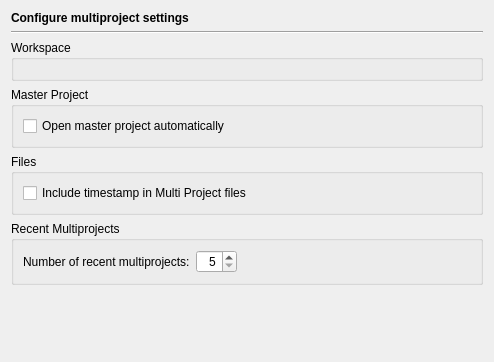
<?xml version="1.0" encoding="UTF-8"?>
<ui version="4.0">
 <class>MultiProjectPage</class>
 <widget class="QWidget" name="MultiProjectPage">
  <property name="geometry">
   <rect>
    <x>0</x>
    <y>0</y>
    <width>494</width>
    <height>362</height>
   </rect>
  </property>
  <layout class="QVBoxLayout" name="verticalLayout">
   <item>
    <widget class="QLabel" name="headerLabel">
     <property name="text">
      <string>&lt;b&gt;Configure multiproject settings&lt;/b&gt;</string>
     </property>
    </widget>
   </item>
   <item>
    <widget class="Line" name="line8">
     <property name="frameShape">
      <enum>QFrame::HLine</enum>
     </property>
     <property name="frameShadow">
      <enum>QFrame::Sunken</enum>
     </property>
     <property name="orientation">
      <enum>Qt::Horizontal</enum>
     </property>
    </widget>
   </item>
   <item>
    <widget class="QGroupBox" name="groupBox_2">
     <property name="title">
      <string>Workspace</string>
     </property>
     <layout class="QHBoxLayout" name="horizontalLayout">
      <item>
       <widget class="EricPathPicker" name="workspacePicker" native="true">
        <property name="sizePolicy">
         <sizepolicy hsizetype="Expanding" vsizetype="Preferred">
          <horstretch>0</horstretch>
          <verstretch>0</verstretch>
         </sizepolicy>
        </property>
        <property name="focusPolicy">
         <enum>Qt::StrongFocus</enum>
        </property>
        <property name="toolTip">
         <string>Enter the name of the workspace directory</string>
        </property>
       </widget>
      </item>
     </layout>
    </widget>
   </item>
   <item>
    <widget class="QGroupBox" name="groupBox">
     <property name="title">
      <string>Master Project</string>
     </property>
     <layout class="QVBoxLayout">
      <item>
       <widget class="QCheckBox" name="openMasterAutomaticallyCheckBox">
        <property name="toolTip">
         <string>Select to open the master project automatically upon opening the multiproject</string>
        </property>
        <property name="text">
         <string>Open master project automatically</string>
        </property>
       </widget>
      </item>
     </layout>
    </widget>
   </item>
   <item>
    <widget class="QGroupBox" name="groupBox_6">
     <property name="title">
      <string>Files</string>
     </property>
     <layout class="QVBoxLayout">
      <item>
       <widget class="QCheckBox" name="multiProjectTimestampCheckBox">
        <property name="toolTip">
         <string>Select, if a timestamp should be written to all Multi Project files</string>
        </property>
        <property name="text">
         <string>Include timestamp in Multi Project files</string>
        </property>
       </widget>
      </item>
     </layout>
    </widget>
   </item>
   <item>
    <widget class="QGroupBox" name="groupBox_7">
     <property name="title">
      <string>Recent Multiprojects</string>
     </property>
     <layout class="QVBoxLayout">
      <item>
       <layout class="QHBoxLayout">
        <item>
         <widget class="QLabel" name="label">
          <property name="text">
           <string>Number of recent multiprojects:</string>
          </property>
         </widget>
        </item>
        <item>
         <widget class="QSpinBox" name="multiProjectRecentSpinBox">
          <property name="toolTip">
           <string>Enter the number of recent multiprojects to remember</string>
          </property>
          <property name="alignment">
           <set>Qt::AlignRight|Qt::AlignTrailing|Qt::AlignVCenter</set>
          </property>
          <property name="minimum">
           <number>5</number>
          </property>
          <property name="maximum">
           <number>50</number>
          </property>
         </widget>
        </item>
        <item>
         <spacer>
          <property name="orientation">
           <enum>Qt::Horizontal</enum>
          </property>
          <property name="sizeHint" stdset="0">
           <size>
            <width>40</width>
            <height>20</height>
           </size>
          </property>
         </spacer>
        </item>
       </layout>
      </item>
     </layout>
    </widget>
   </item>
   <item>
    <spacer>
     <property name="orientation">
      <enum>Qt::Vertical</enum>
     </property>
     <property name="sizeHint" stdset="0">
      <size>
       <width>20</width>
       <height>40</height>
      </size>
     </property>
    </spacer>
   </item>
  </layout>
 </widget>
 <customwidgets>
  <customwidget>
   <class>EricPathPicker</class>
   <extends>QWidget</extends>
   <header>EricWidgets/EricPathPicker.h</header>
   <container>1</container>
  </customwidget>
 </customwidgets>
 <tabstops>
  <tabstop>workspacePicker</tabstop>
  <tabstop>openMasterAutomaticallyCheckBox</tabstop>
  <tabstop>multiProjectTimestampCheckBox</tabstop>
  <tabstop>multiProjectRecentSpinBox</tabstop>
 </tabstops>
 <resources/>
 <connections/>
</ui>
